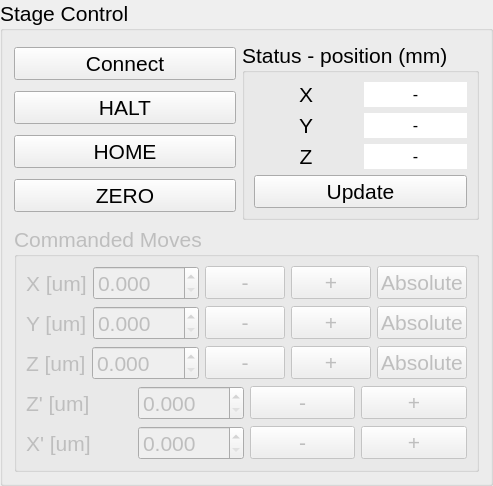
       <widget class="QGroupBox" name="groupBox_Stage">
        <property name="font">
         <font>
          <family>Arial</family>
          <pointsize>16</pointsize>
         </font>
        </property>
        <property name="autoFillBackground">
         <bool>true</bool>
        </property>
        <property name="title">
         <string>Stage Control</string>
        </property>
        <layout class="QVBoxLayout" name="verticalLayout_7">
         <item>
          <layout class="QHBoxLayout" name="horizontalLayout_27">
           <item>
            <layout class="QVBoxLayout" name="verticalLayout_15">
             <item>
              <widget class="QPushButton" name="pushButton_connect_Stage">
               <property name="text">
                <string>Connect</string>
               </property>
              </widget>
             </item>
             <item>
              <widget class="QPushButton" name="pushButton_halt">
               <property name="text">
                <string>HALT</string>
               </property>
              </widget>
             </item>
             <item>
              <widget class="QPushButton" name="pushButton_home">
               <property name="text">
                <string>HOME</string>
               </property>
              </widget>
             </item>
             <item>
              <widget class="QPushButton" name="pushButton_zero">
               <property name="text">
                <string>ZERO</string>
               </property>
              </widget>
             </item>
            </layout>
           </item>
           <item>
            <widget class="QGroupBox" name="groupBox">
             <property name="title">
              <string>Status - position (mm)</string>
             </property>
             <layout class="QVBoxLayout" name="verticalLayout">
              <item>
               <layout class="QHBoxLayout" name="horizontalLayout_24">
                <item>
                 <widget class="QLabel" name="label_2">
                  <property name="text">
                   <string>X</string>
                  </property>
                  <property name="alignment">
                   <set>Qt::AlignCenter</set>
                  </property>
                 </widget>
                </item>
                <item>
                 <widget class="QLabel" name="label_statusX">
                  <property name="font">
                   <font>
                    <family>Arial</family>
                    <pointsize>12</pointsize>
                   </font>
                  </property>
                  <property name="styleSheet">
                   <string notr="true">background-color: rgb(255, 255, 255);
color: rgb(0, 0, 0);</string>
                  </property>
                  <property name="text">
                   <string>-</string>
                  </property>
                  <property name="alignment">
                   <set>Qt::AlignCenter</set>
                  </property>
                 </widget>
                </item>
               </layout>
              </item>
              <item>
               <layout class="QHBoxLayout" name="horizontalLayout_25">
                <item>
                 <widget class="QLabel" name="label_3">
                  <property name="text">
                   <string>Y</string>
                  </property>
                  <property name="alignment">
                   <set>Qt::AlignCenter</set>
                  </property>
                 </widget>
                </item>
                <item>
                 <widget class="QLabel" name="label_statusY">
                  <property name="font">
                   <font>
                    <family>Arial</family>
                    <pointsize>12</pointsize>
                   </font>
                  </property>
                  <property name="styleSheet">
                   <string notr="true">background-color: rgb(255, 255, 255);
color: rgb(0, 0, 0);</string>
                  </property>
                  <property name="text">
                   <string>-</string>
                  </property>
                  <property name="alignment">
                   <set>Qt::AlignCenter</set>
                  </property>
                 </widget>
                </item>
               </layout>
              </item>
              <item>
               <layout class="QHBoxLayout" name="horizontalLayout_26">
                <item>
                 <widget class="QLabel" name="label_4">
                  <property name="text">
                   <string>Z</string>
                  </property>
                  <property name="alignment">
                   <set>Qt::AlignCenter</set>
                  </property>
                 </widget>
                </item>
                <item>
                 <widget class="QLabel" name="label_statusZ">
                  <property name="font">
                   <font>
                    <family>Arial</family>
                    <pointsize>12</pointsize>
                   </font>
                  </property>
                  <property name="styleSheet">
                   <string notr="true">background-color: rgb(255, 255, 255);
color: rgb(0, 0, 0);</string>
                  </property>
                  <property name="text">
                   <string>-</string>
                  </property>
                  <property name="alignment">
                   <set>Qt::AlignCenter</set>
                  </property>
                 </widget>
                </item>
               </layout>
              </item>
              <item>
               <widget class="QPushButton" name="pushButton_updateStage">
                <property name="text">
                 <string>Update</string>
                </property>
               </widget>
              </item>
             </layout>
            </widget>
           </item>
          </layout>
         </item>
         <item>
          <widget class="QGroupBox" name="groupBox_moves_Stage">
           <property name="enabled">
            <bool>false</bool>
           </property>
           <property name="title">
            <string>Commanded Moves</string>
           </property>
           <layout class="QVBoxLayout" name="verticalLayout_5">
            <item>
             <layout class="QHBoxLayout" name="horizontalLayout_54">
              <item>
               <layout class="QHBoxLayout" name="horizontalLayout_28" stretch="0,1">
                <item>
                 <widget class="QLabel" name="label_12">
                  <property name="text">
                   <string>X [um]</string>
                  </property>
                 </widget>
                </item>
                <item>
                 <widget class="QDoubleSpinBox" name="doubleSpinBox_X">
                  <property name="decimals">
                   <number>3</number>
                  </property>
                  <property name="maximum">
                   <double>500.000000000000000</double>
                  </property>
                  <property name="singleStep">
                   <double>1.000000000000000</double>
                  </property>
                 </widget>
                </item>
               </layout>
              </item>
              <item>
               <layout class="QHBoxLayout" name="horizontalLayout_31">
                <item>
                 <widget class="QPushButton" name="pushButton_relative_negX">
                  <property name="text">
                   <string>-</string>
                  </property>
                 </widget>
                </item>
                <item>
                 <widget class="QPushButton" name="pushButton_relative_posX">
                  <property name="text">
                   <string>+</string>
                  </property>
                 </widget>
                </item>
               </layout>
              </item>
              <item>
               <widget class="QPushButton" name="pushButton_absoluteX">
                <property name="text">
                 <string>Absolute</string>
                </property>
               </widget>
              </item>
             </layout>
            </item>
            <item>
             <layout class="QHBoxLayout" name="horizontalLayout_56">
              <item>
               <layout class="QHBoxLayout" name="horizontalLayout_29" stretch="0,1">
                <item>
                 <widget class="QLabel" name="label_18">
                  <property name="text">
                   <string>Y [um]</string>
                  </property>
                 </widget>
                </item>
                <item>
                 <widget class="QDoubleSpinBox" name="doubleSpinBox_Y">
                  <property name="decimals">
                   <number>3</number>
                  </property>
                  <property name="maximum">
                   <double>500.000000000000000</double>
                  </property>
                  <property name="singleStep">
                   <double>1.000000000000000</double>
                  </property>
                 </widget>
                </item>
               </layout>
              </item>
              <item>
               <layout class="QHBoxLayout" name="horizontalLayout_32">
                <item>
                 <widget class="QPushButton" name="pushButton_relative_negY">
                  <property name="text">
                   <string>-</string>
                  </property>
                 </widget>
                </item>
                <item>
                 <widget class="QPushButton" name="pushButton_relative_posY">
                  <property name="text">
                   <string>+</string>
                  </property>
                 </widget>
                </item>
               </layout>
              </item>
              <item>
               <widget class="QPushButton" name="pushButton_absoluteY">
                <property name="text">
                 <string>Absolute</string>
                </property>
               </widget>
              </item>
             </layout>
            </item>
            <item>
             <layout class="QHBoxLayout" name="horizontalLayout_58">
              <item>
               <layout class="QHBoxLayout" name="horizontalLayout_30" stretch="0,1">
                <item>
                 <widget class="QLabel" name="label_19">
                  <property name="text">
                   <string>Z [um]</string>
                  </property>
                 </widget>
                </item>
                <item>
                 <widget class="QDoubleSpinBox" name="doubleSpinBox_Z">
                  <property name="decimals">
                   <number>3</number>
                  </property>
                  <property name="maximum">
                   <double>500.000000000000000</double>
                  </property>
                 </widget>
                </item>
               </layout>
              </item>
              <item>
               <layout class="QHBoxLayout" name="horizontalLayout_33">
                <item>
                 <widget class="QPushButton" name="pushButton_relative_negZ">
                  <property name="text">
                   <string>-</string>
                  </property>
                 </widget>
                </item>
                <item>
                 <widget class="QPushButton" name="pushButton_relative_posZ">
                  <property name="text">
                   <string>+</string>
                  </property>
                 </widget>
                </item>
               </layout>
              </item>
              <item>
               <widget class="QPushButton" name="pushButton_absoluteZ">
                <property name="text">
                 <string>Absolute</string>
                </property>
               </widget>
              </item>
             </layout>
            </item>
            <item>
             <layout class="QHBoxLayout" name="horizontalLayout_77">
              <item>
               <widget class="QLabel" name="label_33">
                <property name="text">
                 <string>Z' [um]</string>
                </property>
               </widget>
              </item>
              <item>
               <widget class="QDoubleSpinBox" name="doubleSpinBox_Zprima">
                <property name="decimals">
                 <number>3</number>
                </property>
                <property name="maximum">
                 <double>500.000000000000000</double>
                </property>
               </widget>
              </item>
              <item>
               <widget class="QPushButton" name="pushButton_relative_negZprima">
                <property name="text">
                 <string>-</string>
                </property>
               </widget>
              </item>
              <item>
               <widget class="QPushButton" name="pushButton_relative_posZprima">
                <property name="text">
                 <string>+</string>
                </property>
               </widget>
              </item>
             </layout>
            </item>
            <item>
             <layout class="QHBoxLayout" name="horizontalLayout_78">
              <item>
               <widget class="QLabel" name="label_36">
                <property name="text">
                 <string>X' [um]</string>
                </property>
               </widget>
              </item>
              <item>
               <widget class="QDoubleSpinBox" name="doubleSpinBox_Xprima">
                <property name="decimals">
                 <number>3</number>
                </property>
                <property name="maximum">
                 <double>500.000000000000000</double>
                </property>
               </widget>
              </item>
              <item>
               <widget class="QPushButton" name="pushButton_relative_negXprima">
                <property name="text">
                 <string>-</string>
                </property>
               </widget>
              </item>
              <item>
               <widget class="QPushButton" name="pushButton_relative_posXprima">
                <property name="text">
                 <string>+</string>
                </property>
               </widget>
              </item>
             </layout>
            </item>
           </layout>
          </widget>
         </item>
        </layout>
       </widget>
